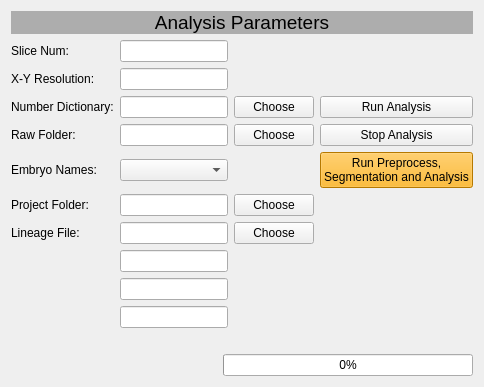
      <widget class="QWidget" name="Analysis">
       <attribute name="title">
        <string>Analysis</string>
       </attribute>
       <layout class="QVBoxLayout" name="verticalLayout_11">
        <item>
         <layout class="QVBoxLayout" name="verticalLayout_10">
          <item>
           <layout class="QVBoxLayout" name="verticalLayout_9">
            <item>
             <widget class="QLabel" name="label_3">
              <property name="maximumSize">
               <size>
                <width>16777215</width>
                <height>50</height>
               </size>
              </property>
              <property name="font">
               <font>
                <family>MS Shell Dlg 2</family>
                <pointsize>14</pointsize>
                <weight>9</weight>
                <italic>false</italic>
                <bold>false</bold>
               </font>
              </property>
              <property name="styleSheet">
               <string notr="true">background-color: rgb(173, 173, 173);
font: 75 14pt &quot;MS Shell Dlg 2&quot;;</string>
              </property>
              <property name="text">
               <string>Analysis Parameters</string>
              </property>
              <property name="alignment">
               <set>Qt::AlignCenter</set>
              </property>
             </widget>
            </item>
           </layout>
          </item>
          <item>
           <layout class="QGridLayout" name="gridLayout_3">
            <item row="6" column="2">
             <widget class="QPushButton" name="Btn_lineageFile_Ana">
              <property name="text">
               <string>Choose</string>
              </property>
             </widget>
            </item>
            <item row="3" column="3">
             <widget class="QPushButton" name="Btn_stopAnalysis">
              <property name="text">
               <string>Stop Analysis</string>
              </property>
             </widget>
            </item>
            <item row="3" column="2">
             <widget class="QPushButton" name="Btn_rawFolder_Ana">
              <property name="text">
               <string>Choose</string>
              </property>
             </widget>
            </item>
            <item row="3" column="0">
             <widget class="QLabel" name="label_26">
              <property name="text">
               <string>Raw Folder:</string>
              </property>
             </widget>
            </item>
            <item row="2" column="2">
             <widget class="QPushButton" name="Btn_numberDict_Ana">
              <property name="text">
               <string>Choose</string>
              </property>
             </widget>
            </item>
            <item row="9" column="1">
             <widget class="QLineEdit" name="lineEdit_5"/>
            </item>
            <item row="3" column="1">
             <widget class="QLineEdit" name="LE_rawFolder_Ana"/>
            </item>
            <item row="4" column="3">
             <widget class="QPushButton" name="Btn_runAll">
              <property name="styleSheet">
               <string notr="true">background-color: rgb(255, 170, 0);</string>
              </property>
              <property name="text">
               <string>Run Preprocess, 
Segmentation and Analysis</string>
              </property>
             </widget>
            </item>
            <item row="5" column="1">
             <widget class="QLineEdit" name="LE_projectFolder_Ana"/>
            </item>
            <item row="2" column="0">
             <widget class="QLabel" name="label_25">
              <property name="text">
               <string>Number Dictionary:</string>
              </property>
             </widget>
            </item>
            <item row="7" column="1">
             <widget class="QLineEdit" name="lineEdit_3"/>
            </item>
            <item row="0" column="0">
             <widget class="QLabel" name="label_23">
              <property name="text">
               <string>Slice Num:</string>
              </property>
             </widget>
            </item>
            <item row="6" column="1">
             <widget class="QLineEdit" name="LE_lineage_Ana"/>
            </item>
            <item row="6" column="0">
             <widget class="QLabel" name="label_29">
              <property name="text">
               <string>Lineage File:</string>
              </property>
             </widget>
            </item>
            <item row="7" column="0">
             <widget class="QLabel" name="label_38">
              <property name="text">
               <string/>
              </property>
             </widget>
            </item>
            <item row="9" column="0">
             <widget class="QLabel" name="label_40">
              <property name="text">
               <string/>
              </property>
             </widget>
            </item>
            <item row="0" column="1">
             <widget class="QLineEdit" name="LE_sliceNum_Ana"/>
            </item>
            <item row="2" column="1">
             <widget class="QLineEdit" name="LE_numberDict_Ana"/>
            </item>
            <item row="5" column="0">
             <widget class="QLabel" name="label_28">
              <property name="text">
               <string>Project Folder:</string>
              </property>
             </widget>
            </item>
            <item row="4" column="0">
             <widget class="QLabel" name="label_27">
              <property name="text">
               <string>Embryo Names:</string>
              </property>
             </widget>
            </item>
            <item row="1" column="1">
             <widget class="QLineEdit" name="LE_xyResolution_Ana"/>
            </item>
            <item row="8" column="0">
             <widget class="QLabel" name="label_39">
              <property name="text">
               <string/>
              </property>
             </widget>
            </item>
            <item row="4" column="1">
             <widget class="QComboBox" name="CB_embryoNames_Ana"/>
            </item>
            <item row="2" column="3">
             <widget class="QPushButton" name="Btn_runAnalysis">
              <property name="text">
               <string>Run Analysis</string>
              </property>
             </widget>
            </item>
            <item row="8" column="1">
             <widget class="QLineEdit" name="lineEdit_4"/>
            </item>
            <item row="1" column="0">
             <widget class="QLabel" name="label_24">
              <property name="text">
               <string>X-Y Resolution:</string>
              </property>
             </widget>
            </item>
            <item row="5" column="2">
             <widget class="QPushButton" name="Btn_projectFolder_Ana">
              <property name="text">
               <string>Choose</string>
              </property>
             </widget>
            </item>
            <item row="10" column="0">
             <widget class="QLabel" name="label_43">
              <property name="text">
               <string/>
              </property>
             </widget>
            </item>
           </layout>
          </item>
          <item>
           <layout class="QHBoxLayout" name="horizontalLayout_3">
            <item>
             <widget class="QLabel" name="label_Analysis">
              <property name="text">
               <string/>
              </property>
             </widget>
            </item>
            <item>
             <widget class="QProgressBar" name="AnalysisBar">
              <property name="maximumSize">
               <size>
                <width>250</width>
                <height>16777215</height>
               </size>
              </property>
              <property name="value">
               <number>0</number>
              </property>
             </widget>
            </item>
           </layout>
          </item>
         </layout>
        </item>
       </layout>
      </widget>
